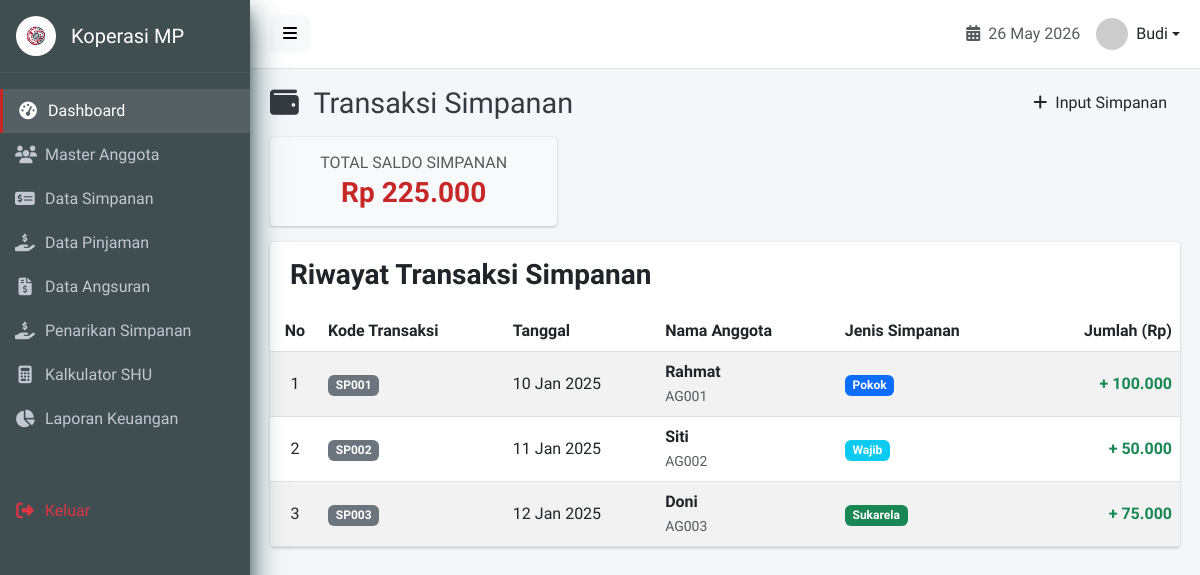
The app's page /simpanan.php (signed in), older data.
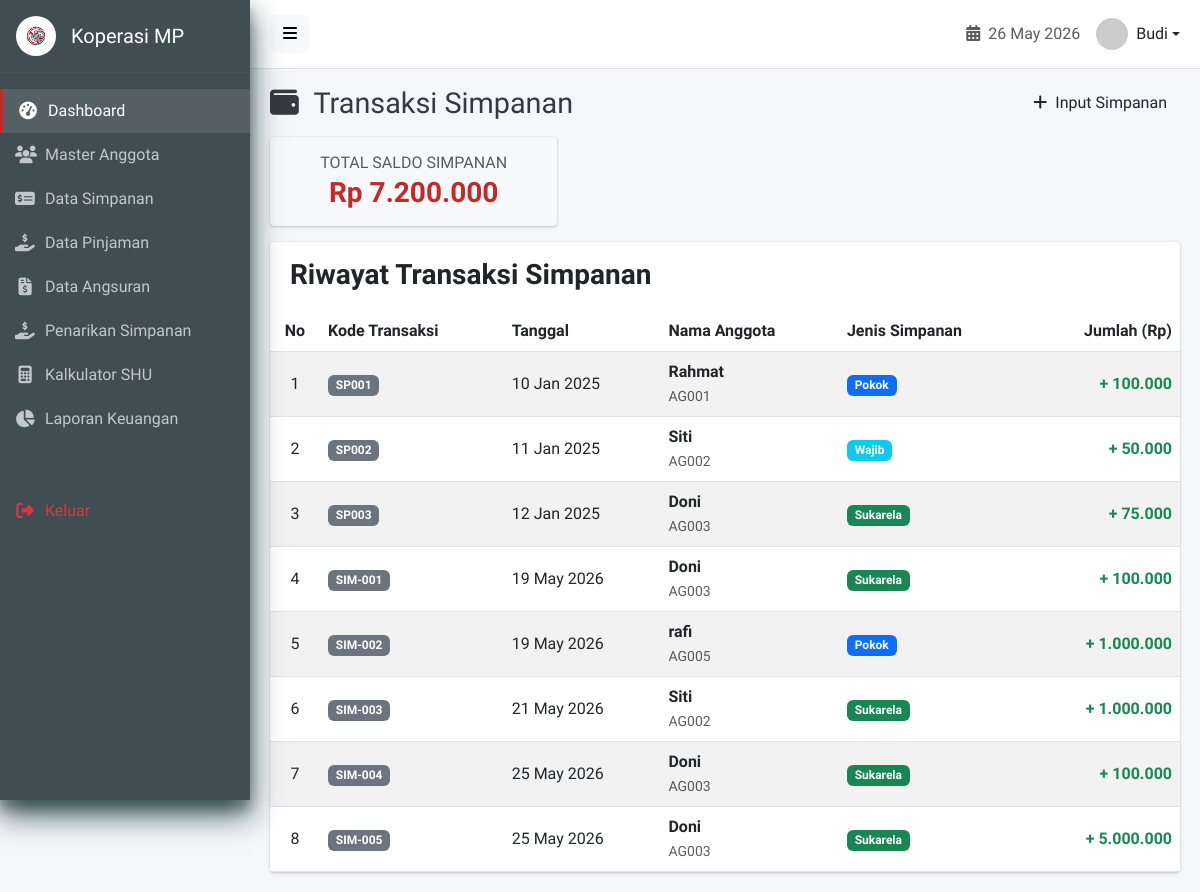
The same page, newer data.
### tables this page shows
CREATE TABLE `simpanan` (
  `id_simpanan` int(11) NOT NULL AUTO_INCREMENT,
  `kode_simpanan` varchar(50) DEFAULT NULL,
  `id_anggota` int(11) NOT NULL,
  `jenis_simpanan` enum('pokok','wajib','sukarela') DEFAULT NULL,
  `jumlah` decimal(15,2) DEFAULT NULL CHECK (`jumlah` >= 0),
  `tanggal` date DEFAULT NULL,
  `created_at` timestamp NOT NULL DEFAULT current_timestamp(),
  PRIMARY KEY (`id_simpanan`),
  UNIQUE KEY `kode_simpanan` (`kode_simpanan`),
  KEY `id_anggota` (`id_anggota`),
  CONSTRAINT `simpanan_ibfk_1` FOREIGN KEY (`id_anggota`) REFERENCES `anggota` (`id_anggota`) ON UPDATE CASCADE
);

CREATE TABLE `anggota` (
  `id_anggota` int(11) NOT NULL AUTO_INCREMENT,
  `no_anggota` varchar(30) NOT NULL,
  `nama_anggota` varchar(100) NOT NULL,
  `jk` enum('L','P') DEFAULT NULL,
  `alamat` text DEFAULT NULL,
  `no_hp` varchar(20) DEFAULT NULL,
  `tanggal_gabung` date DEFAULT NULL,
  `status` enum('aktif','nonaktif') DEFAULT 'aktif',
  `created_at` timestamp NOT NULL DEFAULT current_timestamp(),
  `updated_at` timestamp NOT NULL DEFAULT current_timestamp() ON UPDATE current_timestamp(),
  `deleted_at` timestamp NULL DEFAULT NULL,
  PRIMARY KEY (`id_anggota`),
  UNIQUE KEY `no_anggota` (`no_anggota`),
  KEY `idx_nama_anggota` (`nama_anggota`)
);

### simpanan.php (the view, shortened to what this page needs)
<?php
require_once 'config/database.php';
include 'views/layouts/header.php';
?>
<div class="content-header">
    <div class="d-flex justify-content-between align-items-center">
        <h1 class="m-0"><i class="fas fa-wallet me-2"></i> Transaksi Simpanan</h1>
        <a href="simpanan_tambah.php" class="btn btn-crimson"><i class="fas fa-plus me-1"></i> Input Simpanan</a>
    </div>
</div>
<section class="content">
    <div class="row mb-3">
        <div class="col-md-4">
            <div class="card bg-light">
                <div class="card-body text-center">
                    <?php
                    $res_simpanan = $conn->query("SELECT SUM(jumlah) as total FROM simpanan");
                    $total_simpanan_masuk = $res_simpanan ? $res_simpanan->fetch_assoc()['total'] : 0;
                    $res_penarikan = $conn->query("SELECT SUM(jumlah) as total FROM penarikan_simpanan");
                    $total_penarikan = $res_penarikan ? $res_penarikan->fetch_assoc()['total'] : 0;
                    $total_simpanan = $total_simpanan_masuk - $total_penarikan;
                    ?>
                    <h6 class="text-muted text-uppercase mb-1">Total Saldo Simpanan</h6>
                    <h3 class="mb-0 fw-bold" style="color: var(--accent-red);">Rp
                        <?php echo number_format($total_simpanan, 0, ',', '.'); ?>
                    </h3>
                </div>
            </div>
        </div>
    </div>
    <div class="card">
        <div class="card-header border-0 pt-3">
            <h3 class="card-title fw-bold">Riwayat Transaksi Simpanan</h3>
        </div>
        <div class="card-body p-0">
            <div class="table-responsive">
                <table class="table table-hover table-striped align-middle mb-0">
                    <thead class="bg-light">
                        <tr>
                            <th class="text-center" width="50">No</th>
                            <th>Kode Transaksi</th>
                            <th>Tanggal</th>
                            <th>Nama Anggota</th>
                            <th>Jenis Simpanan</th>
                            <th class="text-end">Jumlah (Rp)</th>
                        </tr>
                    </thead>
                    <tbody>
                        <?php
                        $no = 1;
                        $query = $conn->query("
                            SELECT s.*, a.nama_anggota, a.no_anggota
                            FROM simpanan s
                            JOIN anggota a ON s.id_anggota = a.id_anggota
                            ORDER BY s.id_simpanan ASC
                        ");
                        if ($query->num_rows > 0):
                            while ($row = $query->fetch_assoc()):
                                ?>
                                <tr>
                                    <td class="text-center"><?php echo $no++; ?></td>
                                    <td><span class="badge bg-secondary"><?php echo $row['kode_simpanan']; ?></span></td>
                                    <td><?php echo date('d M Y', strtotime($row['tanggal'])); ?></td>
                                    <td>
                                        <div class="fw-bold"><?php echo htmlspecialchars($row['nama_anggota']); ?></div>
                                        <small class="text-muted"><?php echo $row['no_anggota']; ?></small>
                                    </td>
                                    <td>
                                        <?php
                                        $jenis = $row['jenis_simpanan'];
                                        if ($jenis == 'pokok')
                                            echo '<span class="badge bg-primary">Pokok</span>';
                                        elseif ($jenis == 'wajib')
                                            echo '<span class="badge bg-info">Wajib</span>';
                                        else
                                            echo '<span class="badge bg-success">Sukarela</span>';
                                        ?>
                                    </td>
                                    <td class="text-end fw-bold text-success">
                                        + <?php echo number_format($row['jumlah'], 0, ',', '.'); ?>
                                    </td>
                                </tr>
                                <?php
                            endwhile;
                        else:
                            ?>
                            <tr>
                                <td colspan="6" class="text-center py-4 text-muted">Belum ada transaksi simpanan.</td>
                            </tr>
                        <?php endif; ?>
                    </tbody>
                </table>
            </div>
        </div>
    </div>
</section>
<?php include 'views/layouts/footer.php'; ?>

Row changes from the older to the newer data that the page shows:
added simpanan: kode_simpanan "SIM-001", tanggal "19 May 2026", id_anggota.nama_anggota "Doni", id_anggota.no_anggota "AG003", jenis_simpanan "Sukarela", jumlah "100.000"
added simpanan: kode_simpanan "SIM-002", tanggal "19 May 2026", id_anggota.nama_anggota "rafi", id_anggota.no_anggota "AG005", jenis_simpanan "Pokok", jumlah "1.000.000"
added simpanan: kode_simpanan "SIM-003", tanggal "21 May 2026", id_anggota.nama_anggota "Siti", id_anggota.no_anggota "AG002", jenis_simpanan "Sukarela", jumlah "1.000.000"
added simpanan: kode_simpanan "SIM-004", tanggal "25 May 2026", id_anggota.nama_anggota "Doni", id_anggota.no_anggota "AG003", jenis_simpanan "Sukarela", jumlah "100.000"
added simpanan: kode_simpanan "SIM-005", tanggal "25 May 2026", id_anggota.nama_anggota "Doni", id_anggota.no_anggota "AG003", jenis_simpanan "Sukarela", jumlah "5.000.000"
Text that changed along with them:
$total_simpanan: "225.000" → "7.200.000"
